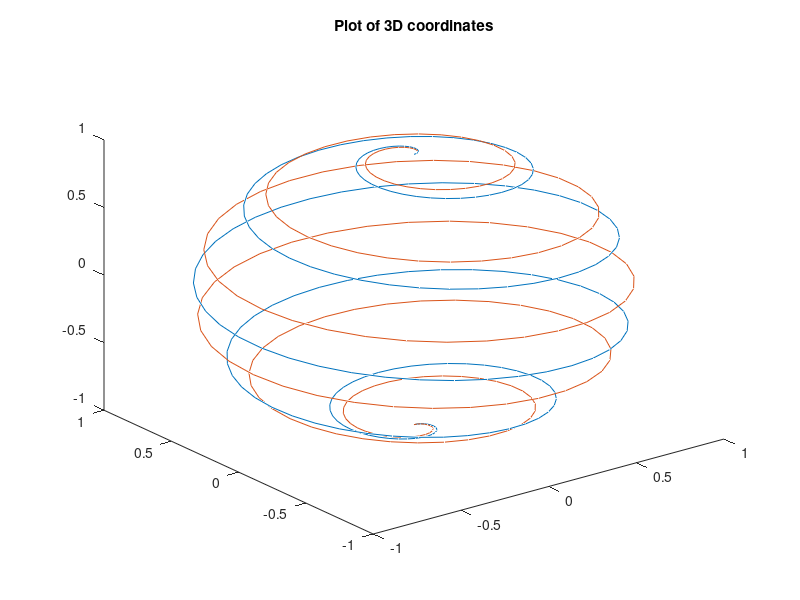
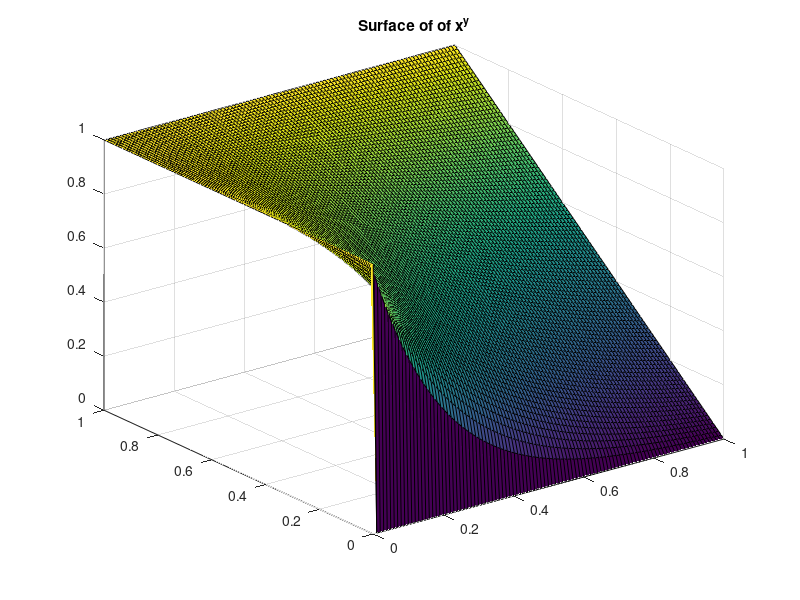
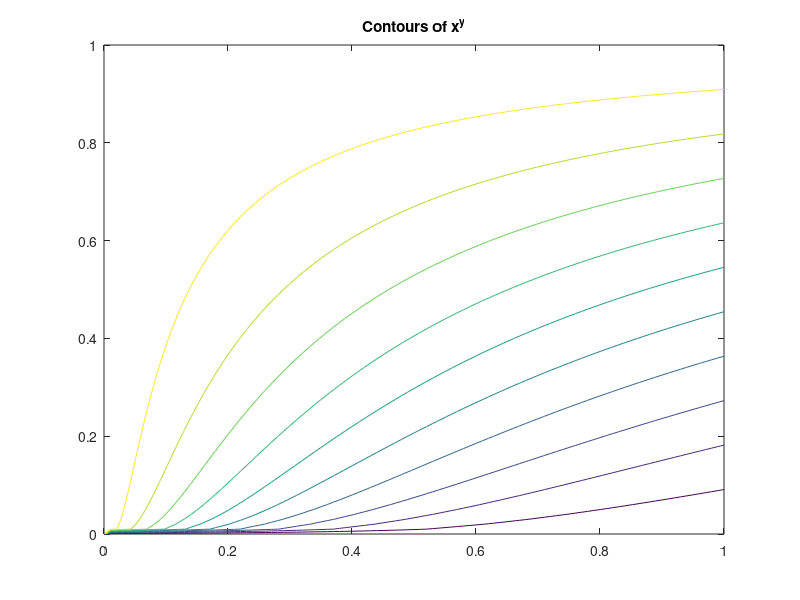
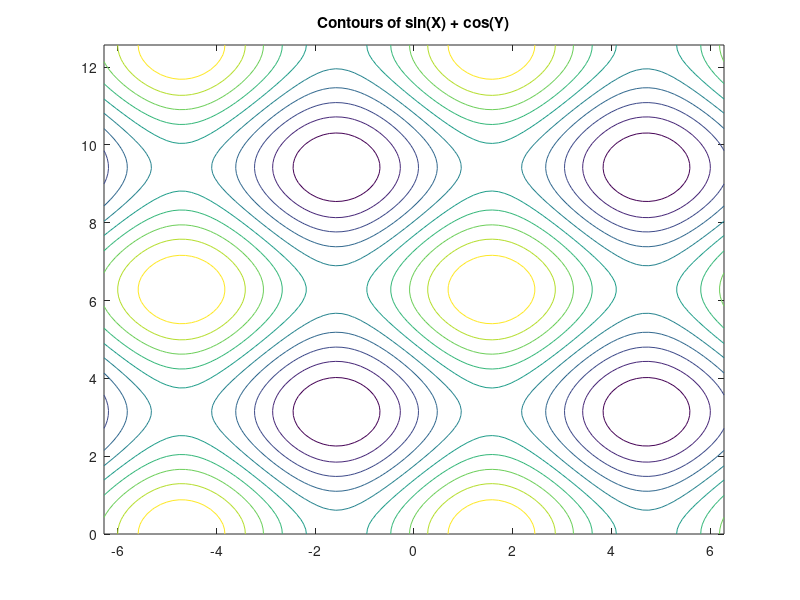

MATLAB code to generate these figures, in order:
% some basics of plotting in 3D
function [] = plot3D()

    %% basic 3D plot
    % two sets of coordinates
    x = 0:pi/200:pi;
    x1 = sin(x).*cos(10*x);
    y1 = sin(x).*sin(10*x);
    z1 = cos(x);
    x2 = sin(x).*cos(12*x);
    y2 = sin(x).*sin(12*x);
    z2 = cos(x);
    % use plot3 similarly to plot in 2D
    plot3(x1,y1,z1,x2,y2,z2)
    title('Plot of 3D coordinates')

    %% plot of x^y on [0, 1] x [0, 1]
    % declare x and y on [0, 1] with step 0.01
    x = 0:0.01:1;
    y = 0:0.01:1;

    % create matrix Z to be filled with values of x^y
    n = size(x, 2);
    Z = zeros(n, n);

    % fill Z with values of x^y
    for i = 1:n
        for j = 1:n
            Z(i, j) = x(i)^y(j);
        end
    end

    % surface plotting
    figure;
    surf(x, y, Z);
    title('Surface of of x^y');

    % contour plotting
    figure;
    contour(x, y, Z);
    title('Contours of x^y');

    %% other example using linspace 
    % linspace(x, y) creates 100 equally distanced values in range [x, y]
    x = linspace(-2*pi, 2*pi);
    y = linspace(0, 4*pi);

    % 2D mesgrid - uniformly spaced grid - based on values stored in x, y
    % use breakpoints and try inspecting values of X and Y 
    [X, Y] = meshgrid(x, y);
    % some function
    Z = sin(X) + cos(Y);

    figure;
    contour(X,Y,Z)
    title('Contours of sin(X) + cos(Y)');

    figure;
    % face color set to none to create a net
    surf(X, Y, Z, 'FaceColor','none');
    title('Surface net of sin(X) + cos(Y)');

    %% another example with shading
    x = -2:0.25:2;
    [X, Y] = meshgrid(x);
    Z = X .* exp(-X.^2 - Y.^2);
    figure;
    % surface with colormap shading
    surfl(X,Y,Z)
    colormap("pink");
    shading interp;
    title('Surface with shading');
end